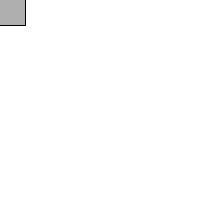
Frame 1 (no input)
Frame 60 (the mouse pressed at the canvas centre just before this capture): identical to frame 1, image omitted
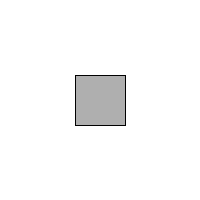
Frame 120 (the mouse held since frame 60 and released just before this capture)

The Processing sketch that drew these frames (run headless with seeded random() and noise(); from frame 60 on, the mouse is pressed at the canvas centre):

// Processing sketch: chapter_3_2
// ── chapter_3_2.pde
void setup() {
  size(200, 200);

}

void draw() {
    background(255);
  //body
  stroke(0);
  fill(175);
  rectMode(CENTER);
  rect(mouseX, mouseY, 50, 50);

}
